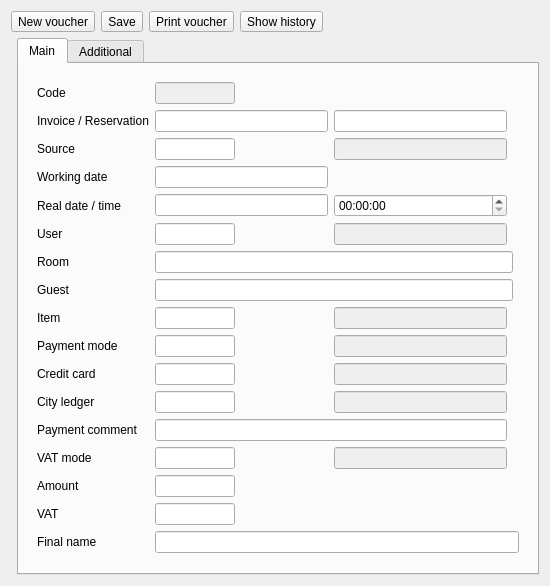
<?xml version="1.0" encoding="UTF-8"?>
<ui version="4.0">
 <class>WVaucherEditor</class>
 <widget class="QDialog" name="WVaucherEditor">
  <property name="geometry">
   <rect>
    <x>0</x>
    <y>0</y>
    <width>548</width>
    <height>557</height>
   </rect>
  </property>
  <property name="windowTitle">
   <string>Edit raw data of voucher</string>
  </property>
  <layout class="QGridLayout" name="gridLayout_3">
   <item row="0" column="0" colspan="2">
    <widget class="QWidget" name="widget_4" native="true">
     <layout class="QHBoxLayout" name="horizontalLayout">
      <property name="leftMargin">
       <number>0</number>
      </property>
      <property name="topMargin">
       <number>0</number>
      </property>
      <property name="rightMargin">
       <number>0</number>
      </property>
      <property name="bottomMargin">
       <number>0</number>
      </property>
      <item>
       <widget class="QToolButton" name="btnNewVaucher">
        <property name="text">
         <string>New voucher</string>
        </property>
        <property name="icon">
         <iconset resource="../Resort/res.qrc">
          <normaloff>:/images/new.png</normaloff>:/images/new.png</iconset>
        </property>
       </widget>
      </item>
      <item>
       <widget class="QToolButton" name="btnSave">
        <property name="text">
         <string>Save</string>
        </property>
        <property name="icon">
         <iconset resource="../Resort/res.qrc">
          <normaloff>:/images/save.png</normaloff>:/images/save.png</iconset>
        </property>
       </widget>
      </item>
      <item>
       <widget class="QToolButton" name="btnPrint">
        <property name="text">
         <string>Print voucher</string>
        </property>
        <property name="icon">
         <iconset resource="../Resort/res.qrc">
          <normaloff>:/images/printer.png</normaloff>:/images/printer.png</iconset>
        </property>
       </widget>
      </item>
      <item>
       <widget class="QToolButton" name="btnTrack">
        <property name="text">
         <string>Show history</string>
        </property>
        <property name="icon">
         <iconset resource="../Resort/res.qrc">
          <normaloff>:/images/tracking.png</normaloff>:/images/tracking.png</iconset>
        </property>
       </widget>
      </item>
      <item>
       <spacer name="horizontalSpacer">
        <property name="orientation">
         <enum>Qt::Horizontal</enum>
        </property>
        <property name="sizeHint" stdset="0">
         <size>
          <width>1129</width>
          <height>20</height>
         </size>
        </property>
       </spacer>
      </item>
     </layout>
    </widget>
   </item>
   <item row="1" column="1">
    <widget class="QTabWidget" name="tabWidget">
     <property name="currentIndex">
      <number>0</number>
     </property>
     <widget class="QWidget" name="tab">
      <attribute name="title">
       <string>Main</string>
      </attribute>
      <layout class="QVBoxLayout" name="verticalLayout">
       <item>
        <widget class="QWidget" name="widget_2" native="true">
         <property name="sizePolicy">
          <sizepolicy hsizetype="Preferred" vsizetype="Preferred">
           <horstretch>0</horstretch>
           <verstretch>2</verstretch>
          </sizepolicy>
         </property>
         <layout class="QGridLayout" name="gridLayout">
          <item row="13" column="0">
           <widget class="QLabel" name="label_19">
            <property name="text">
             <string>Payment comment</string>
            </property>
           </widget>
          </item>
          <item row="12" column="2">
           <widget class="EQLineEdit" name="leCLCode">
            <property name="minimumSize">
             <size>
              <width>80</width>
              <height>0</height>
             </size>
            </property>
            <property name="maximumSize">
             <size>
              <width>80</width>
              <height>16777215</height>
             </size>
            </property>
           </widget>
          </item>
          <item row="13" column="2" colspan="2">
           <widget class="EQLineEdit" name="lePayComment"/>
          </item>
          <item row="1" column="3">
           <widget class="QLineEdit" name="leReservation"/>
          </item>
          <item row="16" column="0">
           <widget class="QLabel" name="label_10">
            <property name="text">
             <string>Amount</string>
            </property>
           </widget>
          </item>
          <item row="10" column="0">
           <widget class="QLabel" name="label_16">
            <property name="text">
             <string>Payment mode</string>
            </property>
           </widget>
          </item>
          <item row="16" column="2">
           <widget class="EQLineEdit" name="leAmount">
            <property name="minimumSize">
             <size>
              <width>80</width>
              <height>0</height>
             </size>
            </property>
            <property name="maximumSize">
             <size>
              <width>80</width>
              <height>16777215</height>
             </size>
            </property>
           </widget>
          </item>
          <item row="10" column="2">
           <widget class="EQLineEdit" name="lePayCode">
            <property name="minimumSize">
             <size>
              <width>80</width>
              <height>0</height>
             </size>
            </property>
            <property name="maximumSize">
             <size>
              <width>80</width>
              <height>16777215</height>
             </size>
            </property>
           </widget>
          </item>
          <item row="12" column="3">
           <widget class="EQLineEdit" name="leCLName">
            <property name="enabled">
             <bool>false</bool>
            </property>
            <property name="minimumSize">
             <size>
              <width>150</width>
              <height>0</height>
             </size>
            </property>
           </widget>
          </item>
          <item row="14" column="0">
           <widget class="QLabel" name="label_30">
            <property name="text">
             <string>VAT mode</string>
            </property>
           </widget>
          </item>
          <item row="12" column="0">
           <widget class="QLabel" name="label_18">
            <property name="text">
             <string>City ledger</string>
            </property>
           </widget>
          </item>
          <item row="11" column="3">
           <widget class="EQLineEdit" name="leCardName">
            <property name="enabled">
             <bool>false</bool>
            </property>
            <property name="minimumSize">
             <size>
              <width>150</width>
              <height>0</height>
             </size>
            </property>
           </widget>
          </item>
          <item row="5" column="3">
           <widget class="EQLineEdit" name="leUserName">
            <property name="enabled">
             <bool>false</bool>
            </property>
            <property name="minimumSize">
             <size>
              <width>150</width>
              <height>0</height>
             </size>
            </property>
           </widget>
          </item>
          <item row="5" column="2">
           <widget class="EQLineEdit" name="leUserCode">
            <property name="minimumSize">
             <size>
              <width>80</width>
              <height>0</height>
             </size>
            </property>
            <property name="maximumSize">
             <size>
              <width>80</width>
              <height>16777215</height>
             </size>
            </property>
           </widget>
          </item>
          <item row="2" column="3">
           <widget class="EQLineEdit" name="leSourceName">
            <property name="enabled">
             <bool>false</bool>
            </property>
           </widget>
          </item>
          <item row="8" column="3">
           <widget class="EQLineEdit" name="leItemName">
            <property name="enabled">
             <bool>false</bool>
            </property>
            <property name="minimumSize">
             <size>
              <width>150</width>
              <height>0</height>
             </size>
            </property>
           </widget>
          </item>
          <item row="8" column="0">
           <widget class="QLabel" name="label_8">
            <property name="text">
             <string>Item</string>
            </property>
           </widget>
          </item>
          <item row="2" column="2">
           <widget class="EQLineEdit" name="leSourceCode">
            <property name="minimumSize">
             <size>
              <width>80</width>
              <height>0</height>
             </size>
            </property>
            <property name="maximumSize">
             <size>
              <width>80</width>
              <height>16777215</height>
             </size>
            </property>
           </widget>
          </item>
          <item row="8" column="2">
           <widget class="EQLineEdit" name="leItemCode">
            <property name="minimumSize">
             <size>
              <width>80</width>
              <height>0</height>
             </size>
            </property>
            <property name="maximumSize">
             <size>
              <width>80</width>
              <height>16777215</height>
             </size>
            </property>
           </widget>
          </item>
          <item row="5" column="0">
           <widget class="QLabel" name="label_5">
            <property name="text">
             <string>User</string>
            </property>
           </widget>
          </item>
          <item row="14" column="2">
           <widget class="EQLineEdit" name="leVATCode">
            <property name="maximumSize">
             <size>
              <width>80</width>
              <height>16777215</height>
             </size>
            </property>
           </widget>
          </item>
          <item row="1" column="0">
           <widget class="QLabel" name="label_24">
            <property name="text">
             <string>Invoice / Reservation</string>
            </property>
           </widget>
          </item>
          <item row="1" column="2">
           <widget class="EQLineEdit" name="leInvoice"/>
          </item>
          <item row="11" column="2">
           <widget class="EQLineEdit" name="leCardCode">
            <property name="minimumSize">
             <size>
              <width>80</width>
              <height>0</height>
             </size>
            </property>
            <property name="maximumSize">
             <size>
              <width>80</width>
              <height>16777215</height>
             </size>
            </property>
           </widget>
          </item>
          <item row="10" column="3">
           <widget class="EQLineEdit" name="lePayName">
            <property name="enabled">
             <bool>false</bool>
            </property>
            <property name="minimumSize">
             <size>
              <width>150</width>
              <height>0</height>
             </size>
            </property>
           </widget>
          </item>
          <item row="11" column="0">
           <widget class="QLabel" name="label_17">
            <property name="text">
             <string>Credit card</string>
            </property>
           </widget>
          </item>
          <item row="3" column="0">
           <widget class="QLabel" name="label_3">
            <property name="text">
             <string>Working date</string>
            </property>
           </widget>
          </item>
          <item row="0" column="0">
           <widget class="QLabel" name="label">
            <property name="text">
             <string>Code</string>
            </property>
           </widget>
          </item>
          <item row="0" column="2" colspan="2">
           <widget class="EQLineEdit" name="leCode">
            <property name="enabled">
             <bool>false</bool>
            </property>
            <property name="minimumSize">
             <size>
              <width>80</width>
              <height>0</height>
             </size>
            </property>
            <property name="maximumSize">
             <size>
              <width>80</width>
              <height>16777215</height>
             </size>
            </property>
           </widget>
          </item>
          <item row="7" column="0">
           <widget class="QLabel" name="label_7">
            <property name="text">
             <string>Guest</string>
            </property>
           </widget>
          </item>
          <item row="3" column="2">
           <widget class="EDateEdit" name="deWorking"/>
          </item>
          <item row="6" column="0">
           <widget class="QLabel" name="label_6">
            <property name="text">
             <string>Room</string>
            </property>
           </widget>
          </item>
          <item row="4" column="2">
           <widget class="EDateEdit" name="deReal"/>
          </item>
          <item row="18" column="0">
           <widget class="QLabel" name="label_9">
            <property name="text">
             <string>Final name</string>
            </property>
           </widget>
          </item>
          <item row="18" column="2" colspan="4">
           <widget class="EQLineEdit" name="leFinalName">
            <property name="minimumSize">
             <size>
              <width>80</width>
              <height>0</height>
             </size>
            </property>
            <property name="maximumSize">
             <size>
              <width>80000</width>
              <height>16777215</height>
             </size>
            </property>
           </widget>
          </item>
          <item row="7" column="2" colspan="3">
           <widget class="EQLineEdit" name="leGuestName">
            <property name="enabled">
             <bool>true</bool>
            </property>
            <property name="minimumSize">
             <size>
              <width>150</width>
              <height>0</height>
             </size>
            </property>
           </widget>
          </item>
          <item row="4" column="0">
           <widget class="QLabel" name="label_4">
            <property name="text">
             <string>Real date / time</string>
            </property>
           </widget>
          </item>
          <item row="6" column="2" colspan="3">
           <widget class="EQLineEdit" name="leRoom">
            <property name="minimumSize">
             <size>
              <width>80</width>
              <height>0</height>
             </size>
            </property>
            <property name="maximumSize">
             <size>
              <width>8000</width>
              <height>16777215</height>
             </size>
            </property>
           </widget>
          </item>
          <item row="2" column="0">
           <widget class="QLabel" name="label_2">
            <property name="text">
             <string>Source</string>
            </property>
           </widget>
          </item>
          <item row="4" column="3">
           <widget class="EQTimeEdit" name="teTime"/>
          </item>
          <item row="17" column="2">
           <widget class="EQLineEdit" name="leVAT">
            <property name="maximumSize">
             <size>
              <width>80</width>
              <height>16777215</height>
             </size>
            </property>
           </widget>
          </item>
          <item row="17" column="0">
           <widget class="QLabel" name="label_15">
            <property name="text">
             <string>VAT</string>
            </property>
           </widget>
          </item>
          <item row="14" column="3">
           <widget class="EQLineEdit" name="leVATName">
            <property name="enabled">
             <bool>false</bool>
            </property>
           </widget>
          </item>
         </layout>
        </widget>
       </item>
      </layout>
     </widget>
     <widget class="QWidget" name="tab_2">
      <attribute name="title">
       <string>Additional</string>
      </attribute>
      <layout class="QHBoxLayout" name="horizontalLayout_2">
       <item>
        <widget class="QWidget" name="widget" native="true">
         <property name="sizePolicy">
          <sizepolicy hsizetype="Preferred" vsizetype="Preferred">
           <horstretch>0</horstretch>
           <verstretch>2</verstretch>
          </sizepolicy>
         </property>
         <property name="minimumSize">
          <size>
           <width>500</width>
           <height>0</height>
          </size>
         </property>
         <layout class="QGridLayout" name="gridLayout_4">
          <item row="1" column="0">
           <widget class="QLabel" name="label_11">
            <property name="text">
             <string>Used prepaid</string>
            </property>
           </widget>
          </item>
          <item row="3" column="0">
           <widget class="QLabel" name="label_14">
            <property name="text">
             <string>Fiscal</string>
            </property>
           </widget>
          </item>
          <item row="6" column="0">
           <widget class="QLabel" name="label_25">
            <property name="text">
             <string>Finance flag</string>
            </property>
           </widget>
          </item>
          <item row="12" column="0" colspan="2">
           <widget class="QLabel" name="label_26">
            <property name="text">
             <string>Remarks</string>
            </property>
           </widget>
          </item>
          <item row="0" column="0">
           <widget class="QLabel" name="label_20">
            <property name="text">
             <string>Debit/Credit</string>
            </property>
           </widget>
          </item>
          <item row="4" column="0" colspan="2">
           <widget class="QLabel" name="label_21">
            <property name="text">
             <string>Sign</string>
            </property>
           </widget>
          </item>
          <item row="9" column="0">
           <widget class="QLabel" name="label_27">
            <property name="text">
             <string>Cancel date</string>
            </property>
           </widget>
          </item>
          <item row="11" column="0">
           <widget class="QLabel" name="label_29">
            <property name="text">
             <string>Guest/Company (0/1)</string>
            </property>
           </widget>
          </item>
          <item row="8" column="0">
           <widget class="QLabel" name="label_23">
            <property name="text">
             <string>Cancel user</string>
            </property>
           </widget>
          </item>
          <item row="7" column="0">
           <widget class="QLabel" name="label_22">
            <property name="text">
             <string>Cancel flag</string>
            </property>
           </widget>
          </item>
          <item row="8" column="2">
           <widget class="EQLineEdit" name="leCancelUserCode">
            <property name="minimumSize">
             <size>
              <width>80</width>
              <height>0</height>
             </size>
            </property>
            <property name="maximumSize">
             <size>
              <width>80</width>
              <height>16777215</height>
             </size>
            </property>
           </widget>
          </item>
          <item row="7" column="2" colspan="2">
           <widget class="EQLineEdit" name="leCancelFlag"/>
          </item>
          <item row="8" column="3">
           <widget class="EQLineEdit" name="leCancelUserName">
            <property name="enabled">
             <bool>false</bool>
            </property>
           </widget>
          </item>
          <item row="6" column="2" colspan="2">
           <widget class="EQLineEdit" name="leFinFlag"/>
          </item>
          <item row="10" column="0">
           <widget class="QLabel" name="label_28">
            <property name="text">
             <string>Cancel reason</string>
            </property>
           </widget>
          </item>
          <item row="12" column="2" colspan="2">
           <widget class="QPlainTextEdit" name="teRemarks"/>
          </item>
          <item row="0" column="2" colspan="2">
           <widget class="EQLineEdit" name="leDC"/>
          </item>
          <item row="4" column="2" colspan="2">
           <widget class="EQLineEdit" name="leSign"/>
          </item>
          <item row="10" column="2" colspan="2">
           <widget class="EQLineEdit" name="leCancelReason"/>
          </item>
          <item row="11" column="2" colspan="2">
           <widget class="EQLineEdit" name="leGuestCompany"/>
          </item>
          <item row="9" column="2" colspan="2">
           <widget class="QDateTimeEdit" name="deCancelDate">
            <property name="displayFormat">
             <string>dd.MM.yyyy HH:mm:ss</string>
            </property>
           </widget>
          </item>
          <item row="3" column="2">
           <widget class="EQLineEdit" name="leFiscal">
            <property name="minimumSize">
             <size>
              <width>80</width>
              <height>0</height>
             </size>
            </property>
            <property name="maximumSize">
             <size>
              <width>80</width>
              <height>16777215</height>
             </size>
            </property>
           </widget>
          </item>
          <item row="2" column="2">
           <widget class="EQLineEdit" name="leUSD">
            <property name="minimumSize">
             <size>
              <width>80</width>
              <height>0</height>
             </size>
            </property>
            <property name="maximumSize">
             <size>
              <width>80</width>
              <height>16777215</height>
             </size>
            </property>
           </widget>
          </item>
          <item row="1" column="2">
           <widget class="EQLineEdit" name="lePrepaid">
            <property name="minimumSize">
             <size>
              <width>80</width>
              <height>0</height>
             </size>
            </property>
            <property name="maximumSize">
             <size>
              <width>80</width>
              <height>16777215</height>
             </size>
            </property>
           </widget>
          </item>
          <item row="2" column="0">
           <widget class="QLabel" name="label_13">
            <property name="text">
             <string>USD Rate</string>
            </property>
           </widget>
          </item>
         </layout>
        </widget>
       </item>
      </layout>
     </widget>
    </widget>
   </item>
  </layout>
 </widget>
 <customwidgets>
  <customwidget>
   <class>EQLineEdit</class>
   <extends>QLineEdit</extends>
   <header location="global">eqlineedit.h</header>
   <slots>
    <signal>customButtonClicked(bool)</signal>
   </slots>
  </customwidget>
  <customwidget>
   <class>EDateEdit</class>
   <extends>QLineEdit</extends>
   <header location="global">edateedit.h</header>
  </customwidget>
  <customwidget>
   <class>EQTimeEdit</class>
   <extends>QTimeEdit</extends>
   <header location="global">eqtimeedit.h</header>
  </customwidget>
 </customwidgets>
 <resources>
  <include location="../Resort/res.qrc"/>
 </resources>
 <connections/>
</ui>
